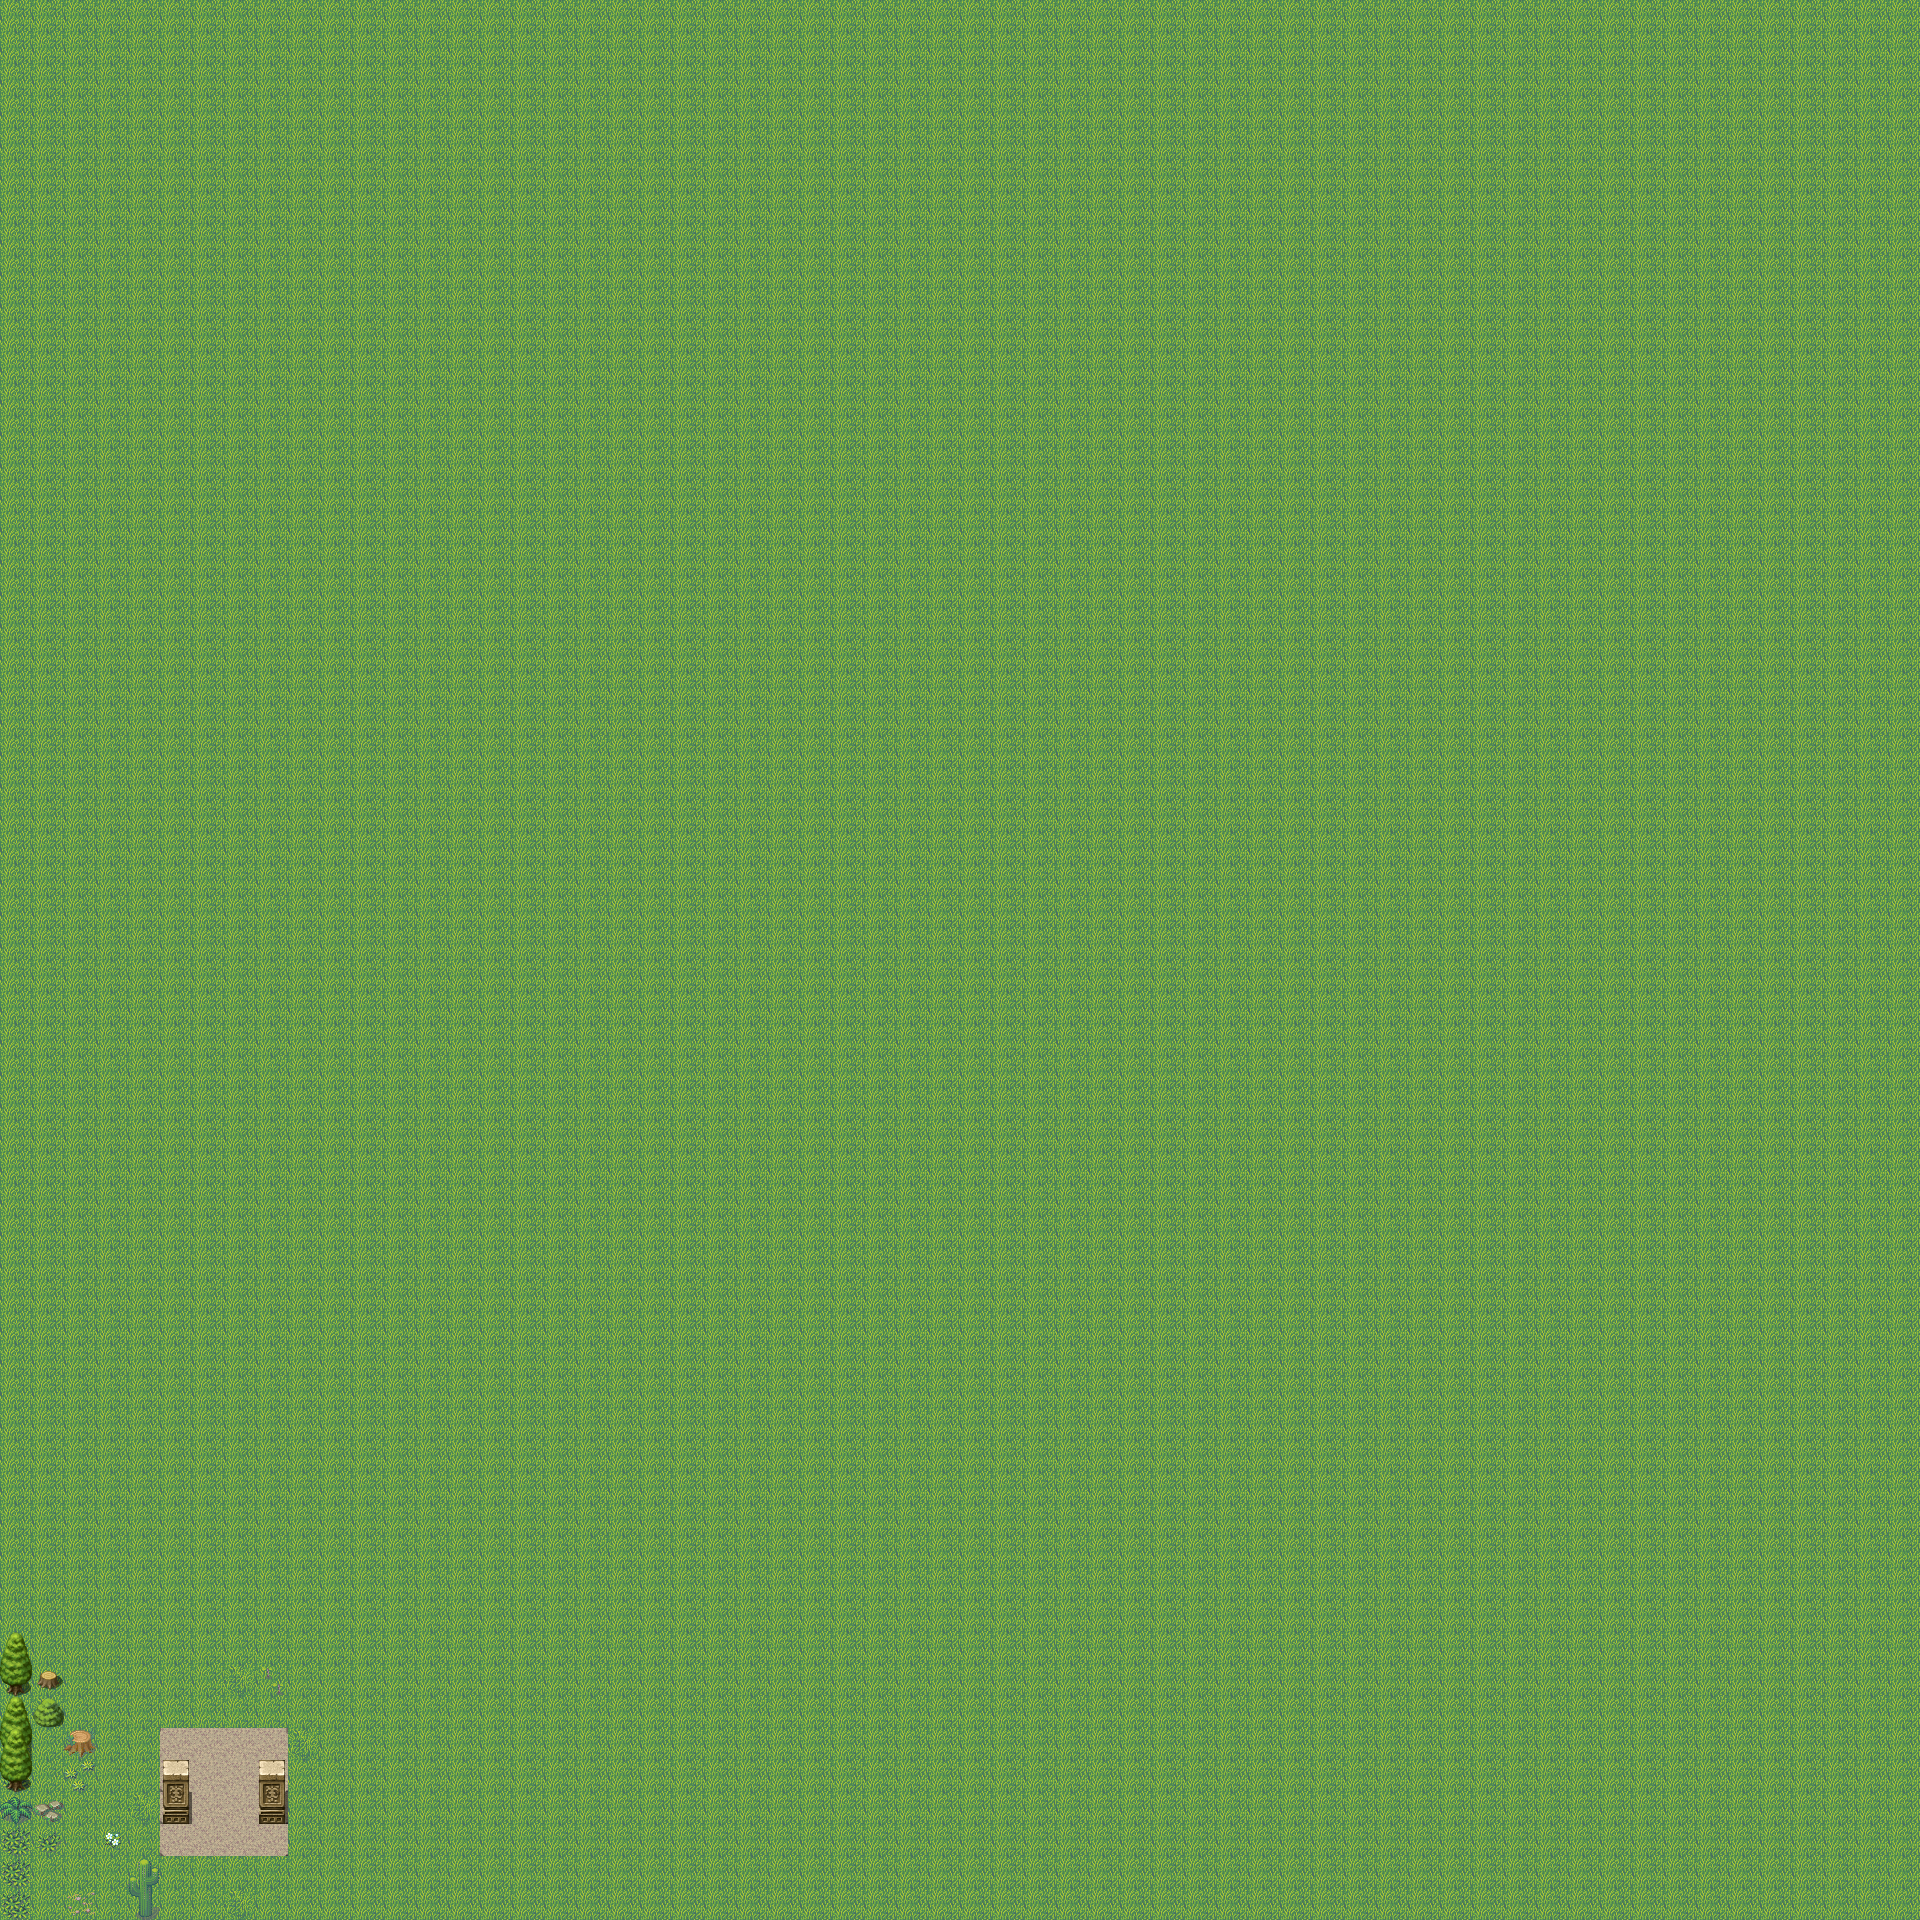

Rendered tile map (Tiled .tmx) drawn with the repository's tilesets; below, a short description and the map source with its tile grids summarised:
An orthogonal 60x60 tile map with 32x32 px tiles, 4 tile layers (Suelo, Suelo2, Obstaculos, Altura).

<map version="1.0" tiledversion="1.0.3" orientation="orthogonal" renderorder="right-down" width="60" height="60" tilewidth="32" tileheight="32" nextobjectid="1">
 <tileset firstgid="1" source="paris.tsx" />
 <layer name="Suelo" width="60" height="60">
  <data>[3600 cells, 3600 non-empty, 1 distinct tile ids]</data>
 </layer>
 <layer name="Suelo2" width="60" height="60">
  <data>[3600 cells, 33 non-empty, 14 distinct tile ids]</data>
 </layer>
 <layer name="Obstaculos" width="60" height="60">
  <data>[3600 cells, 14 non-empty, 10 distinct tile ids]</data>
 </layer>
 <layer name="Altura" width="60" height="60">
  <data>[3600 cells, 0 non-empty, 0 distinct tile ids]</data>
 </layer>
</map>
